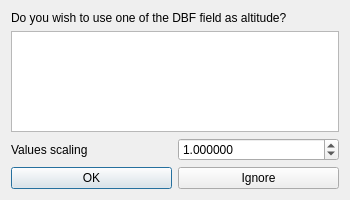
<?xml version="1.0" encoding="UTF-8"?>
<ui version="4.0">
 <class>ImportDBFFieldDlg</class>
 <widget class="QDialog" name="ImportDBFFieldDlg">
  <property name="geometry">
   <rect>
    <x>0</x>
    <y>0</y>
    <width>350</width>
    <height>200</height>
   </rect>
  </property>
  <property name="windowTitle">
   <string>Choose altitude field</string>
  </property>
  <layout class="QVBoxLayout" name="verticalLayout">
   <item>
    <widget class="QLabel" name="label">
     <property name="text">
      <string>Do you wish to use one of the DBF field as altitude?</string>
     </property>
    </widget>
   </item>
   <item>
    <widget class="QListWidget" name="listWidget"/>
   </item>
   <item>
    <layout class="QHBoxLayout" name="horizontalLayout">
     <item>
      <widget class="QLabel" name="label_2">
       <property name="text">
        <string>Values scaling</string>
       </property>
      </widget>
     </item>
     <item>
      <widget class="QDoubleSpinBox" name="scaleDoubleSpinBox">
       <property name="decimals">
        <number>6</number>
       </property>
       <property name="minimum">
        <double>-1000000000.000000000000000</double>
       </property>
       <property name="maximum">
        <double>1000000000.000000000000000</double>
       </property>
       <property name="value">
        <double>1.000000000000000</double>
       </property>
      </widget>
     </item>
    </layout>
   </item>
   <item>
    <spacer name="verticalSpacer">
     <property name="orientation">
      <enum>Qt::Vertical</enum>
     </property>
     <property name="sizeHint" stdset="0">
      <size>
       <width>20</width>
       <height>18</height>
      </size>
     </property>
    </spacer>
   </item>
   <item>
    <layout class="QHBoxLayout" name="horizontalLayout_2">
     <item>
      <widget class="QPushButton" name="okPushButton">
       <property name="text">
        <string>OK</string>
       </property>
      </widget>
     </item>
     <item>
      <widget class="QPushButton" name="ignorePushButton">
       <property name="text">
        <string>Ignore</string>
       </property>
      </widget>
     </item>
    </layout>
   </item>
  </layout>
 </widget>
 <resources/>
 <connections>
  <connection>
   <sender>okPushButton</sender>
   <signal>clicked()</signal>
   <receiver>ImportDBFFieldDlg</receiver>
   <slot>accept()</slot>
   <hints>
    <hint type="sourcelabel">
     <x>197</x>
     <y>231</y>
    </hint>
    <hint type="destinationlabel">
     <x>157</x>
     <y>274</y>
    </hint>
   </hints>
  </connection>
  <connection>
   <sender>ignorePushButton</sender>
   <signal>clicked()</signal>
   <receiver>ImportDBFFieldDlg</receiver>
   <slot>reject()</slot>
   <hints>
    <hint type="sourcelabel">
     <x>287</x>
     <y>231</y>
    </hint>
    <hint type="destinationlabel">
     <x>286</x>
     <y>274</y>
    </hint>
   </hints>
  </connection>
  <connection>
   <sender>listWidget</sender>
   <signal>itemClicked(QListWidgetItem*)</signal>
   <receiver>okPushButton</receiver>
   <slot>show()</slot>
   <hints>
    <hint type="sourcelabel">
     <x>174</x>
     <y>76</y>
    </hint>
    <hint type="destinationlabel">
     <x>90</x>
     <y>178</y>
    </hint>
   </hints>
  </connection>
 </connections>
</ui>
